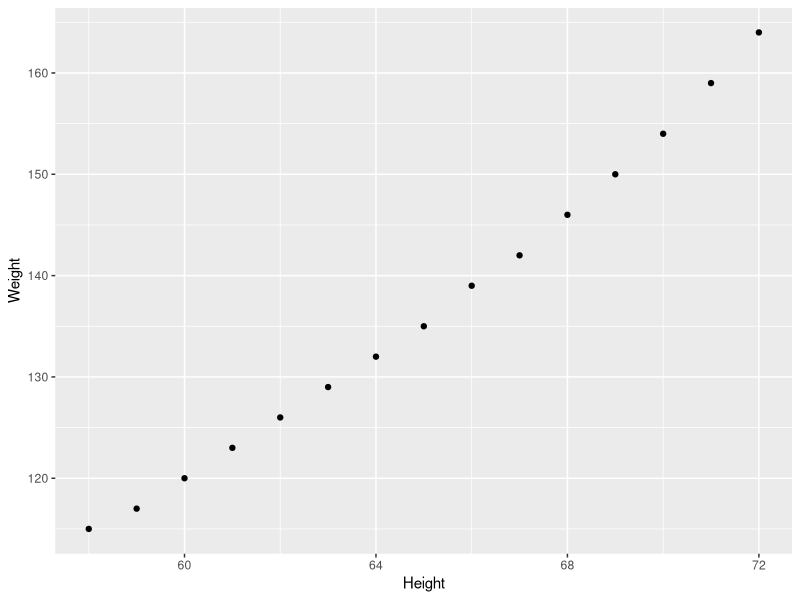
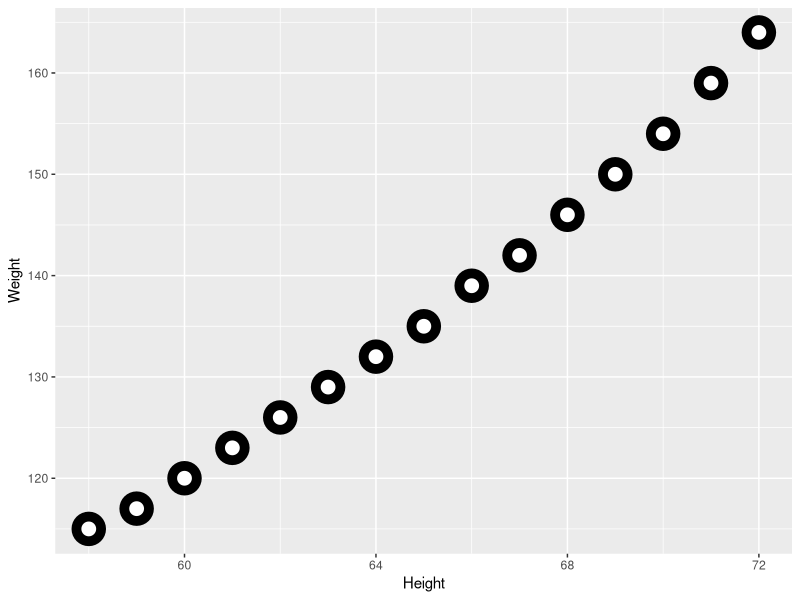

The R script that drew these images, in order:
#This code chunk identifies my working directory 
#and sets it to where I want to save and fetch files
#TASK: fill in between the parentheses if needed. 
#If not needed, make the two lines a comment
##getwd()
##setwd()

#This brings the 'women' data into my environment from Base R (Run this)
women

#This code saves the women data as a dataframe with a new name
#TASK: Save the women dataset with a new name
week3 <- women
print(week3)





#This code chunk allows me to see the top 2 rows of my data
#TASK: Write the function that returns the top rows
head(week3,2)

#This code chunk shows me the internal structure 
#Task: Write the function that shows the number of rows, columns, column names, class of columns   
str(week3)

#This code chunk shows me some basic summary stats
#Such as Min, Max, Mean. Quartiles...
#Task: Write the function that gives summary stats
print(summary(week3))

#This allows me to apply the function to just one certain column
#Task: Write the function to return the Mean of just the height column
mean(week3$height)

#This allows me to save one column as its own object ('values' in the Environment)
#Task: Write the function to create an object for just the Weight column 
#and write the function to create an object for just the Height column 
#(these should show as values in the environment window, not as datasets)
Weight <- week3$weight
Height <- week3$height

#This takes the individual objects ('values' in the Environment) and creates a dataframe
#I can see the Data in the Environment 
#Task: Write the function to create a data.frame from the height and weight values you just created
new_week4 <- data.frame(Height, Weight)
print(new_week4)

#This code chunk creates a subset from my dataset
#Note that the subset only appears in the Console (not the Environment)
#Task: Write the function to create a subset of the data where the height is > 65
#If I wanted to save the subset, I would need to name it as done in the code above
subset(new_week4, Height >65,
select=c(Height, Weight))


#This shows me how many rows are in my dataset and
#TASK: Write the function that returns the number of rows
nrow(new_week4)

#This shows me how many columns are in my dataset
#TASK: Write the function that returns the number of columns
ncol(new_week4)

#This also shows me how many rows and columns with just one function
#TASK: Write the function that returns the number of rows and columns with just one command
dim(new_week4)

#This code will install the ggplot2 package
#TASK: Write the function that installs the ggplot2 package
install.packages("ggplot2")


#This code calls the ggplot2 package so I can use its functions
#Task: Write the function that 'calls' the ggplot2 package
library("ggplot2")


#This produces a scatter plot of the height and weight columns
#Task: replace the dataset name and column names in the plot function below 
#to produce a scatter plot of height and weight
ggplot(new_week4, aes(x=Height, y=Weight)) + 
  geom_point()

#Optional 'Just for fun' TASK: Change the arguments for the geom point and see what happens to the plot
ggplot(new_week4, aes(x=Height, y=Weight)) + 
  geom_point(shape = 21, colour = "black", fill = "white", size = 5, stroke = 5)
